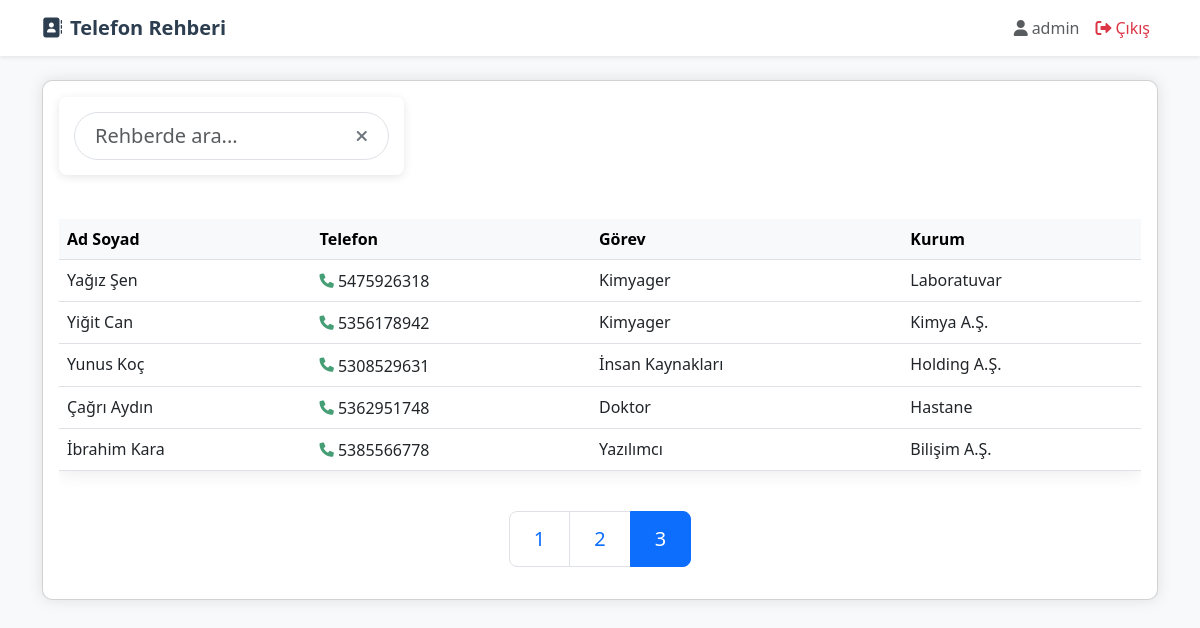
Page /contacts?tab=3 (signed in) on the committed database.
### app.py (models this page shows, shortened)
class User(UserMixin, db.Model):
    id = db.Column(db.Integer, primary_key=True)
    username = db.Column(db.String(80), unique=True, nullable=False)
    password_hash = db.Column(db.String(120), nullable=False)
    role = db.Column(db.String(20), nullable=False)

class Contact(db.Model):
    id = db.Column(db.Integer, primary_key=True)
    ad_soyad = db.Column(db.String(100), nullable=False)
    telefon = db.Column(db.String(10), nullable=False)
    gorev = db.Column(db.String(100))
    kurum = db.Column(db.String(100))
    created_at = db.Column(db.DateTime, default=datetime.utcnow)

### app.py (the view)
@app.route('/contacts')
@login_required
def contacts():
    total_contacts = Contact.query.count()
    num_tabs = (total_contacts + 19) // 20  # Round up division
    current_tab = request.args.get('tab', 1, type=int)
    current_tab = max(1, min(current_tab, num_tabs)) if num_tabs > 0 else 1
    offset = (current_tab - 1) * 20
    contacts = Contact.query.order_by(Contact.ad_soyad).offset(offset).limit(20).all()
    return render_template('contacts.html',
                         contacts=contacts,
                         current_tab=current_tab,
                         num_tabs=num_tabs)

### app.py (called while the page is built)
@login_manager.user_loader
def load_user(user_id):
    return User.query.get(int(user_id))

### templates/contacts.html (shortened to what this page needs)
{% extends "base.html" %}
{% block content %}
<div class="row mb-4">
    <div class="col-md-12">
        <div class="card">
            <div class="card-body">
                <div class="row mb-4">
                    <div class="col-md-4">
                        <div class="search-form">
                            <div class="input-group">
                                <input type="text" id="searchInput" class="form-control form-control-lg shadow-none"
                                       placeholder="Rehberde ara..." style="border-radius: 25px; padding-left: 20px;">
                                <button id="clearSearch" class="btn btn-link text-secondary" style="position: absolute; right: 10px; top: 50%; transform: translateY(-50%); z-index: 4; border: none;">
                                    <i class="fas fa-times"></i>
                                </button>
                            </div>
                        </div>
                    </div>
                    <div class="col-md-8 text-end">
                    </div>
                </div>
                <form id="deleteForm" action="{{ url_for('delete_selected') }}" method="POST">
                    <div class="table-responsive">
                        <table class="table table-hover">
                            <thead class="table-light">
                                <tr>
                                    <th>Ad Soyad</th>
                                    <th>Telefon</th>
                                    <th>Görev</th>
                                    <th>Kurum</th>
                                </tr>
                            </thead>
                            <tbody>
                                {% for contact in contacts %}
                                <tr>
                                    <td>{{ contact.ad_soyad }}</td>
                                    <td>
                                        <a href="tel:+90{{ contact.telefon }}" class="text-decoration-none phone-link">
                                            <i class="fas fa-phone me-1 text-success"></i>{{ contact.telefon }}
                                        </a>
                                    </td>
                                    <td>{{ contact.gorev }}</td>
                                    <td>{{ contact.kurum }}</td>
                                </tr>
                                {% endfor %}
                            </tbody>
                        </table>
                    </div>
                </form>
                {% if num_tabs > 1 %}
                <div class="mt-4 d-flex justify-content-center">
                    <nav>
                        <ul class="pagination pagination-lg">
                            {% for tab in range(1, num_tabs + 1) %}
                            <li class="page-item {% if tab == current_tab %}active{% endif %}">
                                <a class="page-link" href="{{ url_for('contacts', tab=tab) }}">{{ tab }}</a>
                            </li>
                            {% endfor %}
                        </ul>
                    </nav>
                </div>
                {% endif %}
            </div>
        </div>
    </div>
</div>
{% endblock %}

### templates/base.html (shortened to what this page needs)
<!DOCTYPE html>
<html lang="tr">
<head>
    <link href="https://cdn.jsdelivr.net/npm/bootstrap@5.3.0/dist/css/bootstrap.min.css" rel="stylesheet">
    <link href="https://cdnjs.cloudflare.com/ajax/libs/font-awesome/6.0.0/css/all.min.css" rel="stylesheet">
</head>
<body class="bg-light">
    <nav class="navbar navbar-expand-lg navbar-light bg-white shadow-sm">
        <div class="container">
            <a class="navbar-brand" href="{{ url_for('contacts') }}">
                <i class="fas fa-address-book me-2"></i>Telefon Rehberi
            </a>
            {% if current_user.is_authenticated %}
            <div class="navbar-nav ms-auto">
                <span class="nav-item nav-link text-muted">
                    <i class="fas fa-user me-1"></i>{{ current_user.username }}
                </span>
                <a class="nav-item nav-link text-danger" href="{{ url_for('logout') }}">
                    <i class="fas fa-sign-out-alt me-1"></i>Çıkış
                </a>
            </div>
            {% endif %}
        </div>
    </nav>
    <div class="container mt-4">
        {% block content %}{% endblock %}
    </div>
</body>
</html>

### templates/base.html (style rules this page uses)
.navbar-brand { font-weight: bold; color: #2c3e50 !important; }
.table { box-shadow: 0 0 20px rgba(0,0,0,0.1); }
.card { box-shadow: 0 0 15px rgba(0,0,0,0.1); border-radius: 10px; }
.search-form { background: #fff; padding: 15px; border-radius: 8px; box-shadow: 0 2px 10px rgba(0,0,0,0.1); margin-bottom: 20px; }
.search-form .input-group { position: relative; }
.phone-link { color: inherit; transition: all 0.3s ease; display: inline-flex; align-items: center; }
.phone-link i { font-size: 0.9em; opacity: 0.8; }

### rows in the picture
User: username "admin"
Contact: ad_soyad "Yağız Şen", telefon "5475926318", gorev "Kimyager", kurum "Laboratuvar"
Contact: ad_soyad "Yiğit Can", telefon "5356178942", gorev "Kimyager", kurum "Kimya A.Ş."
Contact: ad_soyad "Yunus Koç", telefon "5308529631", gorev "İnsan Kaynakları", kurum "Holding A.Ş."
Contact: ad_soyad "Çağrı Aydın", telefon "5362951748", gorev "Doktor", kurum "Hastane"
Contact: ad_soyad "İbrahim Kara", telefon "5385566778", gorev "Yazılımcı", kurum "Bilişim A.Ş."

### other values in the picture
{{ tab }} "1" "2" "3"
